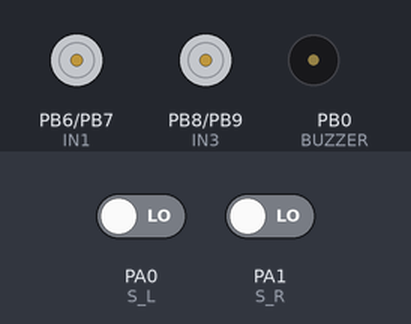
Bench run of a sketch on a simulated STM32 Blue Pill. Parts: motor-driver pin pairs drawn as motors (green arrow = first pin HIGH = forward, orange = second pin HIGH = backward, longer = more drive, scaled by the enable pin), buzzer (waves = sounding, pin HIGH). Inputs (shaded band) come from the test bench; at power-on: PA0 (S_L) LOW, PA1 (S_R) LOW.

Above: at 4.3 s.
4.4 s: PA0 (S_L) driven HIGH
At 5.0 s:
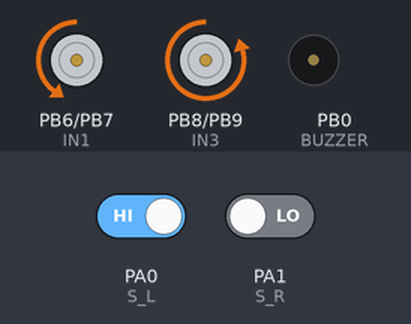
5.9 s: PA1 (S_R) driven HIGH
At 7.1 s:
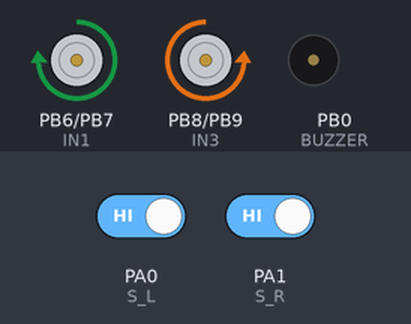
7.4 s: PA0 (S_L) driven LOW
At 8.5 s:
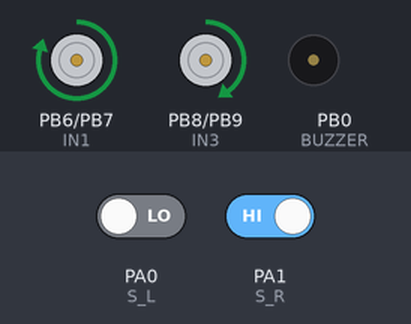
Timing chart, 0 to 10.4 s (numbered marks = the images above; inputs shaded):
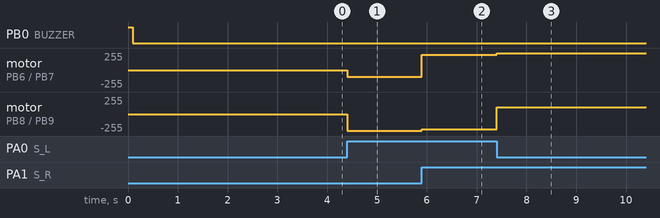

Measured:
- after the input at 4.4 s, motor on PB6 (IN1) / PB7 (IN2): stopped → backward 100/255 at once; motor on PB8 (IN3) / PB9 (IN4): stopped → backward 250/255 at once
- after the input at 5.9 s, motor on PB6 (IN1) / PB7 (IN2): backward 100/255 → forward 230/255 at once; motor on PB8 (IN3) / PB9 (IN4): backward 250/255 → backward 230/255 at once
- after the input at 7.4 s, motor on PB6 (IN1) / PB7 (IN2): forward 230/255 → forward 250/255 at once; motor on PB8 (IN3) / PB9 (IN4): backward 230/255 → forward 100/255 at once

The sketch:

robocar.ino
```cpp
// --- НАСТРОЙКИ ПИНОВ ---
const int S_L = PA0; // Левый датчик
const int S_R = PA1; // Правый датчик

const int ENA = PA8; // Скорость левого мотора
const int ENB = PA9; // Скорость правого мотора

const int IN1 = PB6; const int IN2 = PB7; // Левый мотор (OUT1/2)
const int IN3 = PB8; const int IN4 = PB9; // Правый мотор (OUT3/4)

const int BUZZER = PB0; // Твоя пищалка/индикатор

// --- НАСТРОЙКИ СКОРОСТИ (для 9V) ---
const int MAX_SPEED = 230;   // Скорость на прямой
const int TURN_SPEED = 250;  // Мощность в повороте
const int BRAKE_SPEED = 100; // Сила торможения (реверс колеса)

void setup() {
  pinMode(S_L, INPUT); pinMode(S_R, INPUT);
  pinMode(IN1, OUTPUT); pinMode(IN2, OUTPUT);
  pinMode(IN3, OUTPUT); pinMode(IN4, OUTPUT);
  pinMode(ENA, OUTPUT); pinMode(ENB, OUTPUT);
  pinMode(BUZZER, OUTPUT);

  // Сигнал готовности: пискнем один раз
  digitalWrite(BUZZER, HIGH); delay(100); digitalWrite(BUZZER, LOW);

  // Пауза 3 секунды, чтобы успеть поставить на линию
  delay(3000);
}

// Универсальная функция управления
void drive(int left, int right) {
  // Левый мотор
  if (left >= 0) {
    digitalWrite(IN1, HIGH); digitalWrite(IN2, LOW);
    analogWrite(ENA, left);
  } else {
    digitalWrite(IN1, LOW); digitalWrite(IN2, HIGH);
    analogWrite(ENA, -left);
  }

  // Правый мотор (Твоя инверсия из видео: LOW/HIGH вместо HIGH/LOW)
  if (right >= 0) {
    digitalWrite(IN3, LOW); digitalWrite(IN4, HIGH);
    analogWrite(ENB, right);
  } else {
    digitalWrite(IN3, HIGH); digitalWrite(IN4, LOW);
    analogWrite(ENB, -right);
  }
}

void loop() {
  int L = digitalRead(S_L);
  int R = digitalRead(S_R);

  if (L == HIGH && R == HIGH) {
    // 1. НА ЛИНИИ: Едем вперед
    drive(MAX_SPEED, MAX_SPEED);
  }
  else if (L == LOW && R == HIGH) {
    // 2. УШЛИ ВЛЕВО: Нужно повернуть ВПРАВО
    // Левое колесо вперед, правое — назад (тормозим)
    drive(TURN_SPEED, -BRAKE_SPEED);
  }
  else if (L == HIGH && R == LOW) {
    // 3. УШЛИ ВПРАВО: Нужно повернуть ВЛЕВО
    // Правое колесо вперед, левое — назад
    drive(-BRAKE_SPEED, TURN_SPEED);
  }
  else {
    // 4. ПОТЕРЯЛИ ЛИНИЮ: Стоп
    drive(0, 0);
  }
}
```
